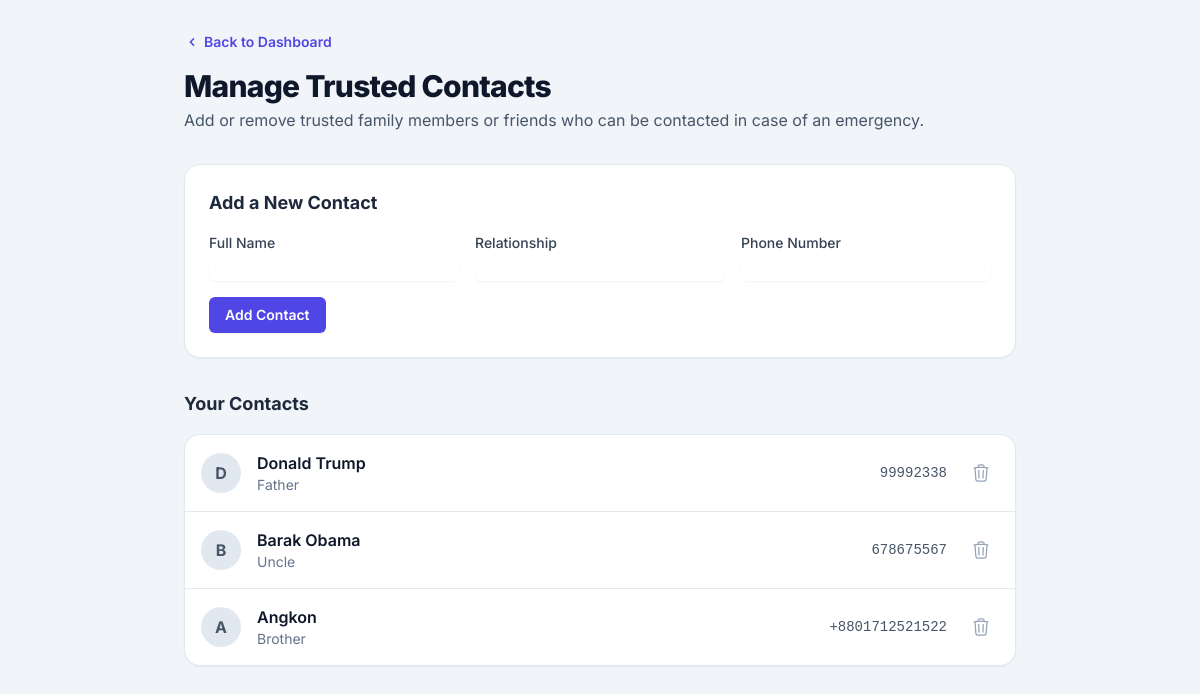
The page /trusted_contacts.php (signed in) on the database its author committed.
### tables this page shows
CREATE TABLE `trusted_contacts` (
  `contact_id` int NOT NULL AUTO_INCREMENT,
  `user_id` int NOT NULL,
  `name` varchar(255) NOT NULL,
  `phone_number` varchar(15) NOT NULL,
  `relationship` varchar(50) DEFAULT NULL,
  `created_at` timestamp NULL DEFAULT CURRENT_TIMESTAMP,
  PRIMARY KEY (`contact_id`),
  KEY `user_id` (`user_id`),
  CONSTRAINT `trusted_contacts_ibfk_1` FOREIGN KEY (`user_id`) REFERENCES `users` (`user_id`)
);

### trusted_contacts.php (the view, shortened to what this page needs)
<?php
include 'dbconnect.php';
$user_id = $_SESSION['user_id'];
$sql = "SELECT contact_id, name, phone_number, relationship FROM trusted_contacts WHERE user_id = ?";
$stmt = $conn->prepare($sql);
$stmt->bind_param("i", $user_id);
$stmt->execute();
$result = $stmt->get_result();
$trusted_contacts = $result->fetch_all(MYSQLI_ASSOC);
?>
<!DOCTYPE html>
<html lang="en">
<head>
    <script src="https://cdn.tailwindcss.com"></script>
</head>
<body class="bg-slate-100">
    <main class="max-w-4xl mx-auto p-4 sm:p-6 lg:p-8">
        <header class="fade-in mb-8">
             <a href="userdashboard.php" class="text-indigo-600 hover:text-indigo-800 text-sm font-semibold flex items-center gap-1 mb-4">
                <svg xmlns="http://www.w3.org/2000/svg" class="h-4 w-4" viewBox="0 0 20 20" fill="currentColor"><path fill-rule="evenodd" d="M12.707 5.293a1 1 0 010 1.414L9.414 10l3.293 3.293a1 1 0 01-1.414 1.414l-4-4a1 1 0 010-1.414l4-4a1 1 0 011.414 0z" clip-rule="evenodd" /></svg>
                Back to Dashboard
            </a>
            <h1 class="text-3xl font-extrabold tracking-tight text-slate-900">Manage Trusted Contacts</h1>
            <p class="mt-1 text-slate-600">Add or remove trusted family members or friends who can be contacted in case of an emergency.</p>
        </header>
        <section class="fade-in bg-white p-6 rounded-2xl border border-slate-200 shadow-sm mb-8" style="animation-delay: 100ms;">
             <h2 class="text-lg font-bold text-slate-800 mb-4">Add a New Contact</h2>
             <form id="trusted-form" action="add_trusted_contact.php" method="POST" class="grid grid-cols-1 md:grid-cols-3 gap-4 items-end">
                <div class="md:col-span-1">
                    <label for="trusted-name" class="block text-sm font-medium text-slate-700">Full Name</label>
                    <input type="text" id="trusted-name" name="name" class="mt-1 block w-full rounded-md border-slate-300 shadow-sm focus:border-indigo-500 focus:ring-indigo-500" required>
                </div>
                <div class="md:col-span-1">
                    <label for="relationship" class="block text-sm font-medium text-slate-700">Relationship</label>
                    <input type="text" id="relationship" name="relationship" class="mt-1 block w-full rounded-md border-slate-300 shadow-sm focus:border-indigo-500 focus:ring-indigo-500" required>
                </div>
                <div class="md:col-span-1">
                    <label for="trusted-phone" class="block text-sm font-medium text-slate-700">Phone Number</label>
                    <input type="tel" id="trusted-phone" name="phone_number" class="mt-1 block w-full rounded-md border-slate-300 shadow-sm focus:border-indigo-500 focus:ring-indigo-500" required>
                </div>
                <div class="md:col-span-3">
                    <button type="submit" class="w-full sm:w-auto inline-flex items-center justify-center rounded-md bg-indigo-600 px-4 py-2 text-sm font-semibold text-white shadow-sm hover:bg-indigo-700">Add Contact</button>
                </div>
            </form>
        </section>
        <section class="fade-in" style="animation-delay: 200ms;">
            <h2 class="text-lg font-bold text-slate-800 mb-4">Your Contacts</h2>
            <div class="bg-white rounded-2xl border border-slate-200 shadow-sm overflow-hidden">
                <ul class="divide-y divide-slate-200">
                <?php if (count($trusted_contacts) > 0): ?>
                    <?php foreach ($trusted_contacts as $contact): ?>
                        <li class="p-4 flex items-center justify-between">
                            <div class="flex items-center gap-4">
                                <div class="w-10 h-10 bg-slate-200 rounded-full flex items-center justify-center font-bold text-slate-600">
                                    <?php echo strtoupper(substr($contact['name'], 0, 1)); ?>
                                </div>
                                <div>
                                    <p class="font-semibold text-slate-900"><?php echo htmlspecialchars($contact['name']); ?></p>
                                    <p class="text-sm text-slate-500"><?php echo htmlspecialchars($contact['relationship']); ?></p>
                                </div>
                            </div>
                            <div class="flex items-center gap-4">
                                <span class="text-sm font-mono text-slate-600"><?php echo htmlspecialchars($contact['phone_number']); ?></span>
                                <form method="POST" class="delete-form">
                                    <button type="submit" class="p-2 rounded-full text-slate-400 hover:bg-red-100 hover:text-red-600">
                                    </button>
                                </form>
                            </div>
                        </li>
                    <?php endforeach; ?>
                <?php else: ?>
                    <li class="p-8 text-center text-slate-500">You haven't added any trusted contacts yet.</li>
                <?php endif; ?>
                </ul>
            </div>
        </section>
    </main>
</body>
</html>

### trusted_contacts.php (style rules this page uses)
body { font-family: 'Inter', sans-serif; }
.fade-in { animation: fadeIn 0.7s ease-out forwards; }

### rows shown on the page
trusted_contacts: name "D", name "Donald Trump", relationship "Father", phone_number "99992338"
trusted_contacts: name "B", name "Barak Obama", relationship "Uncle", phone_number "678675567"
trusted_contacts: name "A", name "Angkon", relationship "Brother", phone_number "+8801712521522"
